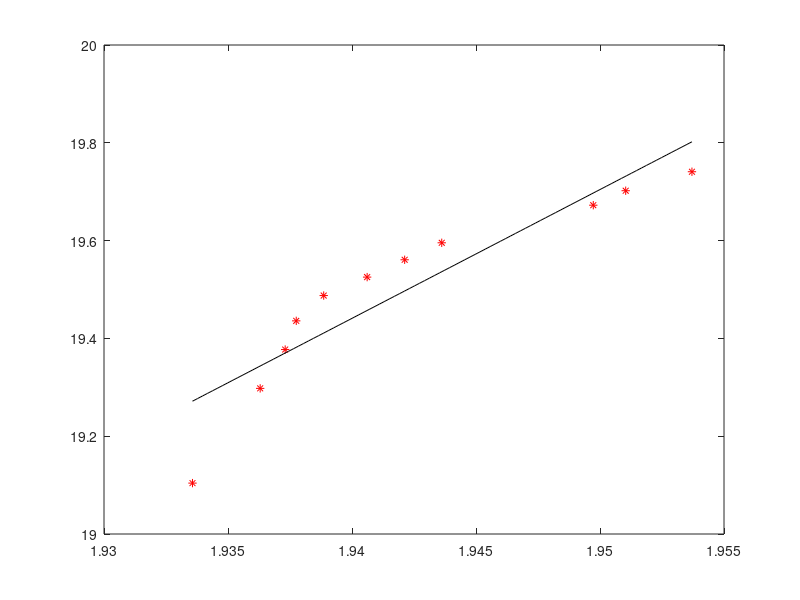

Recreate this plot in MATLAB.
format short
clear
clearvars
F = [24.6 29.3 31.5 33.3 34.8 35.7 36.6 37.5 38.8 39.6 40.4];
L = [12.58 12.82 12.91 12.95 13.05 13.21 13.35 13.49 14.08 14.21 14.48];

Ao = (1.25*(10)^-4);
Lo = 0.0125;
AoLo = Ao*Lo;

x1 = log(L / Lo);
x = log(x1);
y1 = (F.*L) ./ AoLo;
y = log(y1);

nx=length(x);
ny=length(y);
Sx=sum(x);
Sy=sum(y);
Sxy=sum(x.*y);
Sxx=sum(x.^2);
a1=(nx*Sxy-Sx*Sy)/(nx*Sxx-Sx^2);
a0=(Sxx*Sy-Sxy*Sx)/(nx*Sxx-Sx^2);

disp(a1)
disp(a0)

f = @(x) a1*x + a0;
l = linspace(min(x), max(x));

plot(x, y, '*r')
hold on
plot(l, f(l), 'k')